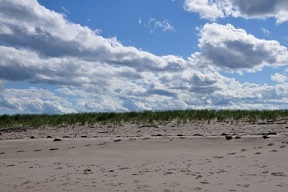
//> input picture OpenCV3-Computer-Vision-Application-Programming-Cookbook-Third-Edition-master/images/beach.jpg, 288 x 192 px, given in place of 3.jpg, which was not available
$ ./Sobel_sample ../OpenCV3-Computer-Vision-Application-Programming-Cookbook-Third-Edition-master/images/beach.jpg   (built with g++ and OpenCV 4)
//> lines starting //> are read from the running program, lines starting //| are printed output that depends on the picture; pictures that were not available may be replaced by others from this repository, and a replacement may not be noted
#include "opencv2/imgproc.hpp"

#include "opencv2/imgcodecs.hpp"

#include "opencv2/highgui.hpp"


#include <iostream>


using namespace cv;

using namespace std;


/**

* @function main

*/

int main(int argc, char** argv)

{

	cv::CommandLineParser parser(argc, argv,

		"{@input   |lena.jpg|input image}"

		"{ksize   k|1|ksize (hit 'K' to increase its value at run time)}"

		"{scale   s|1|scale (hit 'S' to increase its value at run time)}"

		"{delta   d|0|delta (hit 'D' to increase its value at run time)}"

		"{help    h|false|show help message}");


	cout << "The sample uses Sobel or Scharr OpenCV functions for edge detection\n\n";

	parser.printMessage();

	cout << "\nPress 'ESC' to exit program.\nPress 'R' to reset values ( ksize will be -1 equal to Scharr function )";


	//![variables]

	// First we declare the variables we are going to use

	Mat image, src, src_gray;

	Mat grad;

	const String window_name = "Sobel Demo - Simple Edge Detector";

	int ksize = parser.get<int>("ksize");

	int scale = parser.get<int>("scale");

	int delta = parser.get<int>("delta");

	int ddepth = CV_16S;

	//![variables]


	//![load]

	String imageName = parser.get<String>("@input");

	// As usual we load our source image (src)

	image = imread("3.jpg", IMREAD_COLOR); // Load an image
//> image is the input picture: 192 rows x 288 cols, CV_8UC3; mean B, G, R 155.2, 140, 129.8


																// Check if image is loaded fine

	if (image.empty())

	{

		printf("Error opening image: %s\n", imageName.c_str());

		return EXIT_FAILURE;

	}

	//![load]


	for (;;)

	{

		//![reduce_noise]

		// Remove noise by blurring with a Gaussian filter ( kernel size = 3 )

		GaussianBlur(image, src, Size(3, 3), 0, 0, BORDER_DEFAULT);
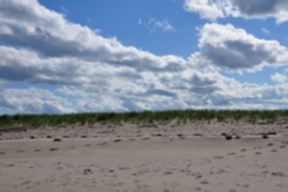
//> src: 192 rows x 288 cols, CV_8UC3; mean B, G, R 155.2, 140, 129.9

		//![reduce_noise]


		//![convert_to_gray]

		// Convert the image to grayscale

		cvtColor(src, src_gray, COLOR_BGR2GRAY);
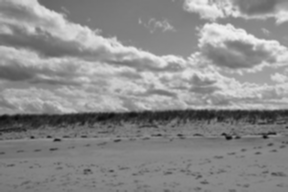
//> src_gray: 192 rows x 288 cols, CV_8UC1; min 11, max 243, mean 138.7

		//![convert_to_gray]


		//![sobel]

		/// Generate grad_x and grad_y

		Mat grad_x, grad_y;

		Mat abs_grad_x, abs_grad_y;


		/// Gradient X

		Sobel(src_gray, grad_x, ddepth, 1, 0, ksize, scale, delta, BORDER_DEFAULT);
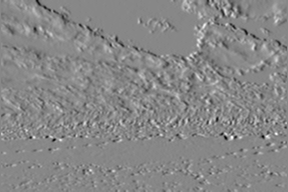
//> grad_x: 192 rows x 288 cols, CV_16SC1; min -81, max 72, mean 0.2; drawn with min black and max white


		/// Gradient Y

		Sobel(src_gray, grad_y, ddepth, 0, 1, ksize, scale, delta, BORDER_DEFAULT);
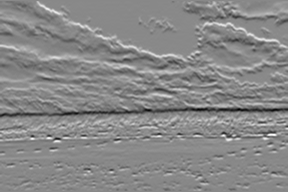
//> grad_y: 192 rows x 288 cols, CV_16SC1; min -114, max 99, mean -0.2; drawn with min black and max white

		//![sobel]


		//![convert]

		// converting back to CV_8U

		convertScaleAbs(grad_x, abs_grad_x);
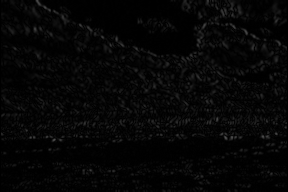
//> abs_grad_x: 192 rows x 288 cols, CV_8UC1; min 0, max 81, mean 5.7

		convertScaleAbs(grad_y, abs_grad_y);
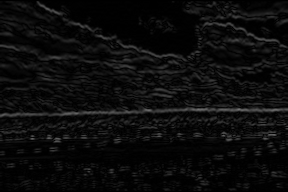
//> abs_grad_y: 192 rows x 288 cols, CV_8UC1; min 0, max 114, mean 11.5

		//![convert]


		//![blend]

		/// Total Gradient (approximate)

		addWeighted(abs_grad_x, 0.5, abs_grad_y, 0.5, 0, grad);
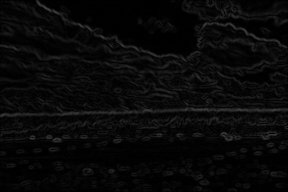
//> grad: 192 rows x 288 cols, CV_8UC1; min 0, max 67, mean 8.6

		//![blend]


		//![display]

		imshow(window_name, grad);

		char key = (char)waitKey(0);
//> the Esc key is pressed

		//![display]


		if (key == 27)

		{

			return EXIT_SUCCESS;
//> (the program exits here)

$ run again, on OpenCV3-Computer-Vision-Application-Programming-Cookbook-Third-Edition-master/images/bear.jpg
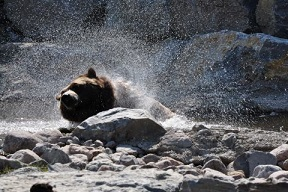
//> input picture OpenCV3-Computer-Vision-Application-Programming-Cookbook-Third-Edition-master/images/bear.jpg, 288 x 192 px, given in place of 3.jpg, which was not available
//> image is the input picture: 192 rows x 288 cols, CV_8UC3; mean B, G, R 101.2, 97, 96.1
//> `Sobel(src_gray, grad_y, ddepth, 0, 1, ksize, scale, delta, BORDER_DEFA..`:
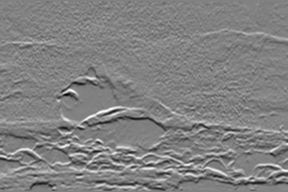
//> grad_y: 192 rows x 288 cols, CV_16SC1; min -169, max 164, mean 0.5; drawn with min black and max white
//> `addWeighted(abs_grad_x, 0.5, abs_grad_y, 0.5, 0, grad);`:
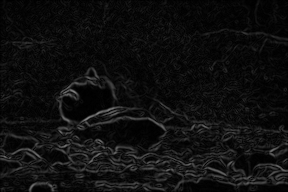
//> grad: 192 rows x 288 cols, CV_8UC1; min 0, max 134, mean 14.8

$ run again, on OpenCV3-Computer-Vision-Application-Programming-Cookbook-Third-Edition-master/images/bench1.jpg
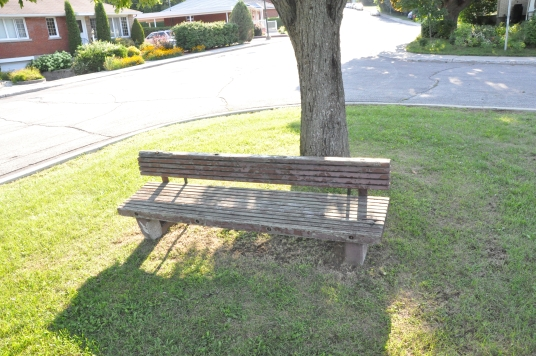
//> input picture OpenCV3-Computer-Vision-Application-Programming-Cookbook-Third-Edition-master/images/bench1.jpg, 536 x 356 px, given in place of 3.jpg, which was not available
//> image is the input picture: 356 rows x 536 cols, CV_8UC3; mean B, G, R 137.6, 164, 156.8
//> `Sobel(src_gray, grad_y, ddepth, 0, 1, ksize, scale, delta, BORDER_DEFA..`:
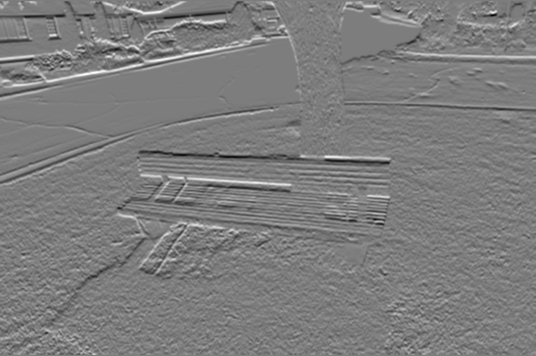
//> grad_y: 356 rows x 536 cols, CV_16SC1; min -127, max 131, mean -0.1; drawn with min black and max white
//> `addWeighted(abs_grad_x, 0.5, abs_grad_y, 0.5, 0, grad);`:
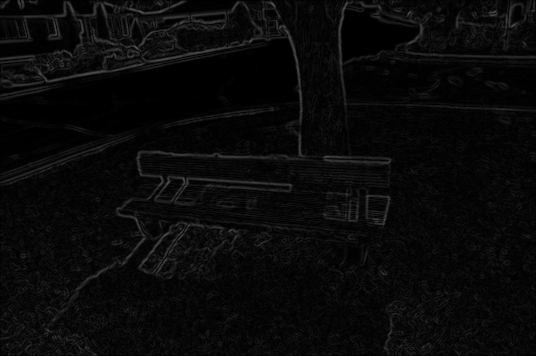
//> grad: 356 rows x 536 cols, CV_8UC1; min 0, max 86, mean 9.2
